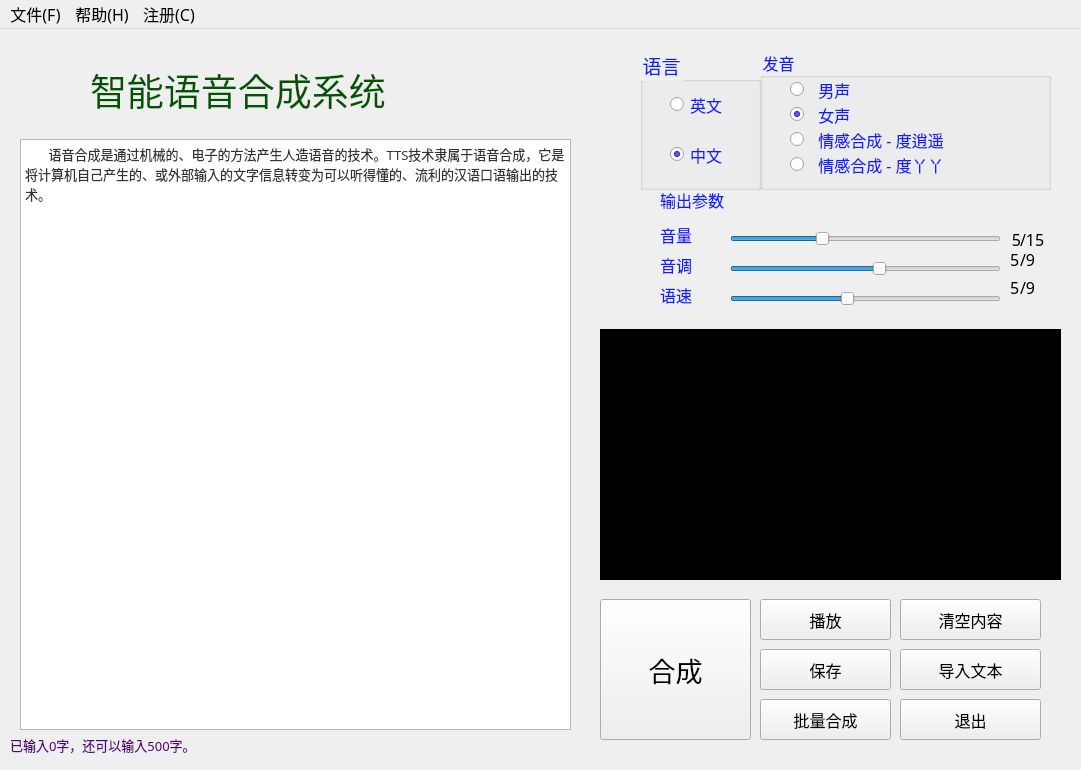
<?xml version="1.0" encoding="UTF-8"?>
<ui version="4.0">
 <class>MainWindow</class>
 <widget class="QMainWindow" name="MainWindow">
  <property name="geometry">
   <rect>
    <x>0</x>
    <y>0</y>
    <width>1081</width>
    <height>770</height>
   </rect>
  </property>
  <property name="font">
   <font>
    <family>微软雅黑</family>
    <pointsize>12</pointsize>
   </font>
  </property>
  <property name="windowTitle">
   <string>MainWindow</string>
  </property>
  <property name="autoFillBackground">
   <bool>false</bool>
  </property>
  <widget class="QWidget" name="centralwidget">
   <widget class="QLabel" name="label">
    <property name="geometry">
     <rect>
      <x>90</x>
      <y>40</y>
      <width>381</width>
      <height>41</height>
     </rect>
    </property>
    <property name="font">
     <font>
      <family>微软简隶书</family>
      <pointsize>28</pointsize>
     </font>
    </property>
    <property name="styleSheet">
     <string notr="true">color: rgb(0, 85, 0);</string>
    </property>
    <property name="text">
     <string>智能语音合成系统</string>
    </property>
   </widget>
   <widget class="QLabel" name="label_2">
    <property name="geometry">
     <rect>
      <x>660</x>
      <y>190</y>
      <width>61</width>
      <height>31</height>
     </rect>
    </property>
    <property name="font">
     <font>
      <family>微软简行楷</family>
      <pointsize>12</pointsize>
     </font>
    </property>
    <property name="styleSheet">
     <string notr="true">color: rgb(19, 30, 255);</string>
    </property>
    <property name="text">
     <string>音量</string>
    </property>
   </widget>
   <widget class="QLabel" name="label_3">
    <property name="geometry">
     <rect>
      <x>660</x>
      <y>220</y>
      <width>61</width>
      <height>31</height>
     </rect>
    </property>
    <property name="font">
     <font>
      <family>微软简行楷</family>
      <pointsize>12</pointsize>
     </font>
    </property>
    <property name="styleSheet">
     <string notr="true">color: rgb(19, 30, 255);</string>
    </property>
    <property name="text">
     <string>音调</string>
    </property>
   </widget>
   <widget class="QLabel" name="label_tishi">
    <property name="geometry">
     <rect>
      <x>10</x>
      <y>700</y>
      <width>591</width>
      <height>31</height>
     </rect>
    </property>
    <property name="font">
     <font>
      <pointsize>10</pointsize>
     </font>
    </property>
    <property name="styleSheet">
     <string notr="true">color: rgb(85, 0, 127);</string>
    </property>
    <property name="text">
     <string>已输入0字，还可以输入500字。</string>
    </property>
   </widget>
   <widget class="QPushButton" name="pushButton_conn">
    <property name="geometry">
     <rect>
      <x>600</x>
      <y>570</y>
      <width>151</width>
      <height>141</height>
     </rect>
    </property>
    <property name="font">
     <font>
      <family>楷体</family>
      <pointsize>20</pointsize>
     </font>
    </property>
    <property name="styleSheet">
     <string notr="true"/>
    </property>
    <property name="text">
     <string>合成</string>
    </property>
   </widget>
   <widget class="QPushButton" name="pushButton_save">
    <property name="geometry">
     <rect>
      <x>760</x>
      <y>620</y>
      <width>131</width>
      <height>41</height>
     </rect>
    </property>
    <property name="font">
     <font>
      <family>楷体</family>
      <pointsize>12</pointsize>
     </font>
    </property>
    <property name="text">
     <string>保存</string>
    </property>
   </widget>
   <widget class="QLabel" name="label_5">
    <property name="geometry">
     <rect>
      <x>660</x>
      <y>250</y>
      <width>61</width>
      <height>31</height>
     </rect>
    </property>
    <property name="font">
     <font>
      <family>微软简行楷</family>
      <pointsize>12</pointsize>
     </font>
    </property>
    <property name="styleSheet">
     <string notr="true">color: rgb(19, 30, 255);</string>
    </property>
    <property name="text">
     <string>语速</string>
    </property>
   </widget>
   <widget class="QPushButton" name="pushButton_clear">
    <property name="geometry">
     <rect>
      <x>900</x>
      <y>570</y>
      <width>141</width>
      <height>41</height>
     </rect>
    </property>
    <property name="font">
     <font>
      <family>楷体</family>
      <pointsize>12</pointsize>
     </font>
    </property>
    <property name="text">
     <string>清空内容</string>
    </property>
   </widget>
   <widget class="QPushButton" name="pushButton_import">
    <property name="geometry">
     <rect>
      <x>900</x>
      <y>620</y>
      <width>141</width>
      <height>41</height>
     </rect>
    </property>
    <property name="font">
     <font>
      <family>楷体</family>
      <pointsize>12</pointsize>
     </font>
    </property>
    <property name="text">
     <string>导入文本</string>
    </property>
   </widget>
   <widget class="QGroupBox" name="groupBox">
    <property name="geometry">
     <rect>
      <x>760</x>
      <y>20</y>
      <width>291</width>
      <height>141</height>
     </rect>
    </property>
    <property name="font">
     <font>
      <family>微软简行楷</family>
      <pointsize>12</pointsize>
     </font>
    </property>
    <property name="styleSheet">
     <string notr="true">color: rgb(19, 30, 255);</string>
    </property>
    <property name="title">
     <string>发音</string>
    </property>
    <widget class="QRadioButton" name="radioButton_yaya">
     <property name="geometry">
      <rect>
       <x>30</x>
       <y>100</y>
       <width>261</width>
       <height>31</height>
      </rect>
     </property>
     <property name="font">
      <font>
       <family>微软简行楷</family>
       <pointsize>12</pointsize>
      </font>
     </property>
     <property name="text">
      <string>  情感合成 - 度丫丫</string>
     </property>
    </widget>
    <widget class="QRadioButton" name="radioButton_man">
     <property name="geometry">
      <rect>
       <x>30</x>
       <y>20</y>
       <width>115</width>
       <height>41</height>
      </rect>
     </property>
     <property name="font">
      <font>
       <family>微软简行楷</family>
       <pointsize>12</pointsize>
      </font>
     </property>
     <property name="text">
      <string>  男声</string>
     </property>
     <property name="checked">
      <bool>false</bool>
     </property>
    </widget>
    <widget class="QRadioButton" name="radioButton_xiaoyou">
     <property name="geometry">
      <rect>
       <x>30</x>
       <y>70</y>
       <width>281</width>
       <height>41</height>
      </rect>
     </property>
     <property name="font">
      <font>
       <family>微软简行楷</family>
       <pointsize>12</pointsize>
      </font>
     </property>
     <property name="text">
      <string>  情感合成 - 度逍遥</string>
     </property>
    </widget>
    <widget class="QRadioButton" name="radioButton_woman">
     <property name="geometry">
      <rect>
       <x>30</x>
       <y>50</y>
       <width>115</width>
       <height>31</height>
      </rect>
     </property>
     <property name="font">
      <font>
       <family>微软简行楷</family>
       <pointsize>12</pointsize>
      </font>
     </property>
     <property name="text">
      <string>  女声</string>
     </property>
     <property name="checked">
      <bool>true</bool>
     </property>
    </widget>
   </widget>
   <widget class="QGroupBox" name="groupBox_2">
    <property name="geometry">
     <rect>
      <x>640</x>
      <y>20</y>
      <width>121</width>
      <height>141</height>
     </rect>
    </property>
    <property name="font">
     <font>
      <family>微软简行楷</family>
      <pointsize>14</pointsize>
     </font>
    </property>
    <property name="autoFillBackground">
     <bool>false</bool>
    </property>
    <property name="styleSheet">
     <string notr="true">color: rgb(35, 186, 255);
color: rgb(19, 30, 255);</string>
    </property>
    <property name="title">
     <string>语言</string>
    </property>
    <property name="checkable">
     <bool>false</bool>
    </property>
    <widget class="QRadioButton" name="radioButton_en">
     <property name="geometry">
      <rect>
       <x>30</x>
       <y>40</y>
       <width>115</width>
       <height>31</height>
      </rect>
     </property>
     <property name="font">
      <font>
       <family>微软简行楷</family>
       <pointsize>12</pointsize>
      </font>
     </property>
     <property name="text">
      <string>英文</string>
     </property>
    </widget>
    <widget class="QRadioButton" name="radioButton_ch">
     <property name="geometry">
      <rect>
       <x>30</x>
       <y>90</y>
       <width>115</width>
       <height>31</height>
      </rect>
     </property>
     <property name="font">
      <font>
       <family>微软简行楷</family>
       <pointsize>12</pointsize>
      </font>
     </property>
     <property name="text">
      <string>中文</string>
     </property>
     <property name="checked">
      <bool>true</bool>
     </property>
    </widget>
   </widget>
   <widget class="QLabel" name="label_4">
    <property name="geometry">
     <rect>
      <x>660</x>
      <y>150</y>
      <width>171</width>
      <height>41</height>
     </rect>
    </property>
    <property name="font">
     <font>
      <family>微软简行楷</family>
      <pointsize>12</pointsize>
     </font>
    </property>
    <property name="styleSheet">
     <string notr="true">color: rgb(19, 30, 255);</string>
    </property>
    <property name="text">
     <string>输出参数</string>
    </property>
   </widget>
   <widget class="QLabel" name="label_6">
    <property name="geometry">
     <rect>
      <x>1010</x>
      <y>220</y>
      <width>31</width>
      <height>20</height>
     </rect>
    </property>
    <property name="font">
     <font>
      <family>微软简隶书</family>
      <pointsize>12</pointsize>
     </font>
    </property>
    <property name="text">
     <string>5</string>
    </property>
   </widget>
   <widget class="QLabel" name="label_7">
    <property name="geometry">
     <rect>
      <x>1010</x>
      <y>250</y>
      <width>31</width>
      <height>16</height>
     </rect>
    </property>
    <property name="font">
     <font>
      <family>微软简行楷</family>
      <pointsize>12</pointsize>
     </font>
    </property>
    <property name="text">
     <string>5</string>
    </property>
   </widget>
   <widget class="QLabel" name="label_8">
    <property name="geometry">
     <rect>
      <x>990</x>
      <y>200</y>
      <width>31</width>
      <height>20</height>
     </rect>
    </property>
    <property name="font">
     <font>
      <family>微软简行楷</family>
      <pointsize>12</pointsize>
     </font>
    </property>
    <property name="text">
     <string>5</string>
    </property>
    <property name="alignment">
     <set>Qt::AlignRight|Qt::AlignTrailing|Qt::AlignVCenter</set>
    </property>
   </widget>
   <widget class="QSlider" name="horizontalSlider_pit">
    <property name="geometry">
     <rect>
      <x>730</x>
      <y>230</y>
      <width>271</width>
      <height>19</height>
     </rect>
    </property>
    <property name="maximum">
     <number>9</number>
    </property>
    <property name="pageStep">
     <number>1</number>
    </property>
    <property name="value">
     <number>5</number>
    </property>
    <property name="orientation">
     <enum>Qt::Horizontal</enum>
    </property>
   </widget>
   <widget class="QSlider" name="horizontalSlider_spd">
    <property name="geometry">
     <rect>
      <x>730</x>
      <y>260</y>
      <width>271</width>
      <height>19</height>
     </rect>
    </property>
    <property name="minimum">
     <number>2</number>
    </property>
    <property name="maximum">
     <number>9</number>
    </property>
    <property name="pageStep">
     <number>1</number>
    </property>
    <property name="value">
     <number>5</number>
    </property>
    <property name="orientation">
     <enum>Qt::Horizontal</enum>
    </property>
   </widget>
   <widget class="QSlider" name="horizontalSlider_vol">
    <property name="geometry">
     <rect>
      <x>730</x>
      <y>200</y>
      <width>271</width>
      <height>19</height>
     </rect>
    </property>
    <property name="maximum">
     <number>15</number>
    </property>
    <property name="pageStep">
     <number>1</number>
    </property>
    <property name="value">
     <number>5</number>
    </property>
    <property name="orientation">
     <enum>Qt::Horizontal</enum>
    </property>
   </widget>
   <widget class="QLabel" name="label_9">
    <property name="geometry">
     <rect>
      <x>1020</x>
      <y>250</y>
      <width>31</width>
      <height>16</height>
     </rect>
    </property>
    <property name="font">
     <font>
      <family>微软简行楷</family>
      <pointsize>12</pointsize>
     </font>
    </property>
    <property name="text">
     <string>/9</string>
    </property>
   </widget>
   <widget class="QLabel" name="label_10">
    <property name="geometry">
     <rect>
      <x>1020</x>
      <y>200</y>
      <width>31</width>
      <height>20</height>
     </rect>
    </property>
    <property name="font">
     <font>
      <family>微软简行楷</family>
      <pointsize>12</pointsize>
     </font>
    </property>
    <property name="text">
     <string>/15</string>
    </property>
   </widget>
   <widget class="QLabel" name="label_11">
    <property name="geometry">
     <rect>
      <x>1020</x>
      <y>220</y>
      <width>31</width>
      <height>20</height>
     </rect>
    </property>
    <property name="font">
     <font>
      <family>微软简隶书</family>
      <pointsize>12</pointsize>
     </font>
    </property>
    <property name="text">
     <string>/9</string>
    </property>
   </widget>
   <widget class="QTextEdit" name="textEdit_input">
    <property name="geometry">
     <rect>
      <x>20</x>
      <y>110</y>
      <width>551</width>
      <height>591</height>
     </rect>
    </property>
    <property name="font">
     <font>
      <family>微软雅黑</family>
      <pointsize>10</pointsize>
     </font>
    </property>
    <property name="html">
     <string>&lt;!DOCTYPE HTML PUBLIC &quot;-//W3C//DTD HTML 4.0//EN&quot; &quot;http://www.w3.org/TR/REC-html40/strict.dtd&quot;&gt;
&lt;html&gt;&lt;head&gt;&lt;meta name=&quot;qrichtext&quot; content=&quot;1&quot; /&gt;&lt;style type=&quot;text/css&quot;&gt;
p, li { white-space: pre-wrap; }
&lt;/style&gt;&lt;/head&gt;&lt;body style=&quot; font-family:'微软雅黑'; font-size:10pt; font-weight:400; font-style:normal;&quot;&gt;
&lt;p style=&quot; margin-top:0px; margin-bottom:0px; margin-left:0px; margin-right:0px; -qt-block-indent:0; text-indent:0px;&quot;&gt;&lt;span style=&quot; color:#333333; background-color:#ffffff;&quot;&gt;       语音合成是通过机械的、电子的方法产生人造语音的技术。TTS技术隶属于语音合成，它是将计算机自己产生的、或外部输入的文字信息转变为可以听得懂的、流利的汉语口语输出的技术。&lt;/span&gt;&lt;/p&gt;
&lt;p style=&quot;-qt-paragraph-type:empty; margin-top:0px; margin-bottom:0px; margin-left:0px; margin-right:0px; -qt-block-indent:0; text-indent:0px; font-family:'arial'; font-size:9pt; color:#333333;&quot;&gt;&lt;br /&gt;&lt;/p&gt;&lt;/body&gt;&lt;/html&gt;</string>
    </property>
    <property name="overwriteMode">
     <bool>false</bool>
    </property>
   </widget>
   <widget class="QTextEdit" name="textEdit_output">
    <property name="geometry">
     <rect>
      <x>600</x>
      <y>300</y>
      <width>461</width>
      <height>251</height>
     </rect>
    </property>
    <property name="font">
     <font>
      <family>微软雅黑</family>
      <pointsize>8</pointsize>
     </font>
    </property>
    <property name="cursor" stdset="0">
     <cursorShape>ArrowCursor</cursorShape>
    </property>
    <property name="styleSheet">
     <string notr="true">background-color: rgb(0, 0, 0);</string>
    </property>
    <property name="readOnly">
     <bool>true</bool>
    </property>
    <property name="overwriteMode">
     <bool>false</bool>
    </property>
   </widget>
   <widget class="QPushButton" name="pushButton_quit">
    <property name="geometry">
     <rect>
      <x>900</x>
      <y>670</y>
      <width>141</width>
      <height>41</height>
     </rect>
    </property>
    <property name="font">
     <font>
      <family>楷体</family>
      <pointsize>12</pointsize>
     </font>
    </property>
    <property name="text">
     <string>退出</string>
    </property>
   </widget>
   <widget class="QPushButton" name="pushButton_connmany">
    <property name="geometry">
     <rect>
      <x>760</x>
      <y>670</y>
      <width>131</width>
      <height>41</height>
     </rect>
    </property>
    <property name="font">
     <font>
      <family>楷体</family>
      <pointsize>12</pointsize>
     </font>
    </property>
    <property name="text">
     <string>批量合成</string>
    </property>
   </widget>
   <widget class="QPushButton" name="pushButton_play">
    <property name="geometry">
     <rect>
      <x>760</x>
      <y>570</y>
      <width>131</width>
      <height>41</height>
     </rect>
    </property>
    <property name="font">
     <font>
      <family>楷体</family>
      <pointsize>12</pointsize>
     </font>
    </property>
    <property name="text">
     <string>播放</string>
    </property>
   </widget>
  </widget>
  <widget class="QMenuBar" name="menubar">
   <property name="geometry">
    <rect>
     <x>0</x>
     <y>0</y>
     <width>1081</width>
     <height>26</height>
    </rect>
   </property>
   <widget class="QMenu" name="menu">
    <property name="title">
     <string>帮助(H)</string>
    </property>
    <addaction name="action_help"/>
    <addaction name="separator"/>
    <addaction name="action_about"/>
   </widget>
   <widget class="QMenu" name="menu_2">
    <property name="title">
     <string>文件(F)</string>
    </property>
    <addaction name="action_conn"/>
    <addaction name="action_play"/>
    <addaction name="action_save"/>
    <addaction name="action_connmany"/>
    <addaction name="action_import"/>
    <addaction name="action_clear"/>
    <addaction name="separator"/>
    <addaction name="action_quit"/>
   </widget>
   <widget class="QMenu" name="menu_C">
    <property name="title">
     <string>注册(C)</string>
    </property>
    <addaction name="action_register"/>
    <addaction name="action_activate"/>
   </widget>
   <addaction name="menu_2"/>
   <addaction name="menu"/>
   <addaction name="menu_C"/>
  </widget>
  <action name="action_about">
   <property name="text">
    <string>关于...                    </string>
   </property>
  </action>
  <action name="action_import">
   <property name="text">
    <string>导入文本                    </string>
   </property>
   <property name="shortcut">
    <string>Ctrl+I</string>
   </property>
  </action>
  <action name="action_save">
   <property name="text">
    <string>保存</string>
   </property>
   <property name="shortcut">
    <string>Ctrl+S</string>
   </property>
  </action>
  <action name="action_conn">
   <property name="text">
    <string>合成</string>
   </property>
   <property name="shortcut">
    <string>Ctrl+B</string>
   </property>
  </action>
  <action name="action_clear">
   <property name="text">
    <string>清空内容</string>
   </property>
   <property name="shortcut">
    <string>Ctrl+Y</string>
   </property>
  </action>
  <action name="action_quit">
   <property name="text">
    <string>退出</string>
   </property>
   <property name="shortcut">
    <string>Ctrl+Q</string>
   </property>
  </action>
  <action name="action_help">
   <property name="text">
    <string>使用说明</string>
   </property>
  </action>
  <action name="action_play">
   <property name="text">
    <string>播放</string>
   </property>
   <property name="shortcut">
    <string>Ctrl+P</string>
   </property>
  </action>
  <action name="action_connmany">
   <property name="text">
    <string>批量合成</string>
   </property>
  </action>
  <action name="action_register">
   <property name="text">
    <string>注册...            </string>
   </property>
  </action>
  <action name="action_activate">
   <property name="text">
    <string>激活...         </string>
   </property>
  </action>
 </widget>
 <resources/>
 <connections>
  <connection>
   <sender>horizontalSlider_pit</sender>
   <signal>valueChanged(int)</signal>
   <receiver>label_6</receiver>
   <slot>setNum(int)</slot>
   <hints>
    <hint type="sourcelabel">
     <x>821</x>
     <y>366</y>
    </hint>
    <hint type="destinationlabel">
     <x>1005</x>
     <y>356</y>
    </hint>
   </hints>
  </connection>
  <connection>
   <sender>horizontalSlider_spd</sender>
   <signal>valueChanged(int)</signal>
   <receiver>label_7</receiver>
   <slot>setNum(int)</slot>
   <hints>
    <hint type="sourcelabel">
     <x>810</x>
     <y>416</y>
    </hint>
    <hint type="destinationlabel">
     <x>1001</x>
     <y>406</y>
    </hint>
   </hints>
  </connection>
  <connection>
   <sender>horizontalSlider_vol</sender>
   <signal>valueChanged(int)</signal>
   <receiver>label_8</receiver>
   <slot>setNum(int)</slot>
   <hints>
    <hint type="sourcelabel">
     <x>795</x>
     <y>334</y>
    </hint>
    <hint type="destinationlabel">
     <x>1000</x>
     <y>335</y>
    </hint>
   </hints>
  </connection>
  <connection>
   <sender>pushButton_quit</sender>
   <signal>clicked()</signal>
   <receiver>MainWindow</receiver>
   <slot>close()</slot>
   <hints>
    <hint type="sourcelabel">
     <x>970</x>
     <y>721</y>
    </hint>
    <hint type="destinationlabel">
     <x>965</x>
     <y>743</y>
    </hint>
   </hints>
  </connection>
 </connections>
</ui>
